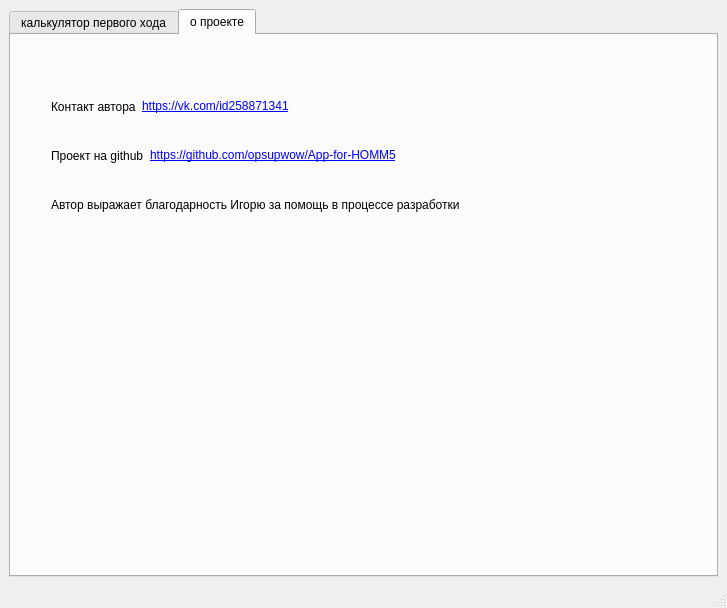
<?xml version="1.0" encoding="UTF-8"?>
<ui version="4.0">
 <class>MainWindow</class>
 <widget class="QMainWindow" name="MainWindow">
  <property name="geometry">
   <rect>
    <x>0</x>
    <y>0</y>
    <width>727</width>
    <height>608</height>
   </rect>
  </property>
  <property name="windowTitle">
   <string>Отличное геройское приложение</string>
  </property>
  <widget class="QWidget" name="centralwidget">
   <layout class="QGridLayout" name="gridLayout_2">
    <item row="0" column="1">
     <widget class="QTabWidget" name="tabWidget">
      <property name="currentIndex">
       <number>1</number>
      </property>
      <widget class="QWidget" name="tab">
       <attribute name="title">
        <string>калькулятор первого хода</string>
       </attribute>
       <layout class="QGridLayout" name="gridLayout_3">
        <item row="0" column="0">
         <layout class="QGridLayout" name="gridLayout">
          <item row="1" column="0">
           <layout class="QVBoxLayout" name="verticalLayout_11">
            <property name="leftMargin">
             <number>0</number>
            </property>
            <item>
             <layout class="QHBoxLayout" name="horizontalLayout_5">
              <item>
               <widget class="QLabel" name="label_13">
                <property name="text">
                 <string>Артефакты</string>
                </property>
               </widget>
              </item>
             </layout>
            </item>
            <item>
             <layout class="QHBoxLayout" name="horizontalLayout"/>
            </item>
            <item>
             <layout class="QHBoxLayout" name="horizontalLayout_2"/>
            </item>
            <item>
             <layout class="QHBoxLayout" name="horizontalLayout_3"/>
            </item>
           </layout>
          </item>
          <item row="0" column="1" rowspan="4">
           <layout class="QVBoxLayout" name="verticalLayout_14">
            <item>
             <layout class="QHBoxLayout" name="horizontalLayout_4">
              <item>
               <layout class="QVBoxLayout" name="verticalLayout_12">
                <item>
                 <widget class="QLabel" name="label_11">
                  <property name="text">
                   <string>Свои войска</string>
                  </property>
                 </widget>
                </item>
                <item>
                 <widget class="QComboBox" name="comboBox_my_1">
                  <property name="editable">
                   <bool>true</bool>
                  </property>
                  <item>
                   <property name="text">
                    <string/>
                   </property>
                  </item>
                 </widget>
                </item>
                <item>
                 <widget class="QComboBox" name="comboBox_my_2">
                  <property name="editable">
                   <bool>true</bool>
                  </property>
                  <item>
                   <property name="text">
                    <string/>
                   </property>
                  </item>
                 </widget>
                </item>
                <item>
                 <widget class="QComboBox" name="comboBox_my_3">
                  <property name="editable">
                   <bool>true</bool>
                  </property>
                  <item>
                   <property name="text">
                    <string/>
                   </property>
                  </item>
                 </widget>
                </item>
                <item>
                 <widget class="QComboBox" name="comboBox_my_4">
                  <property name="editable">
                   <bool>true</bool>
                  </property>
                  <item>
                   <property name="text">
                    <string/>
                   </property>
                  </item>
                 </widget>
                </item>
                <item>
                 <widget class="QComboBox" name="comboBox_my_5">
                  <property name="editable">
                   <bool>true</bool>
                  </property>
                  <item>
                   <property name="text">
                    <string/>
                   </property>
                  </item>
                 </widget>
                </item>
                <item>
                 <widget class="QComboBox" name="comboBox_my_6">
                  <property name="editable">
                   <bool>true</bool>
                  </property>
                  <item>
                   <property name="text">
                    <string/>
                   </property>
                  </item>
                 </widget>
                </item>
                <item>
                 <widget class="QComboBox" name="comboBox_my_7">
                  <property name="editable">
                   <bool>true</bool>
                  </property>
                  <item>
                   <property name="text">
                    <string/>
                   </property>
                  </item>
                 </widget>
                </item>
               </layout>
              </item>
              <item>
               <layout class="QVBoxLayout" name="verticalLayout_13">
                <item>
                 <widget class="QLabel" name="label_12">
                  <property name="text">
                   <string>Нейтралы</string>
                  </property>
                 </widget>
                </item>
                <item>
                 <widget class="QComboBox" name="comboBox_his_1">
                  <property name="editable">
                   <bool>true</bool>
                  </property>
                  <item>
                   <property name="text">
                    <string/>
                   </property>
                  </item>
                 </widget>
                </item>
                <item>
                 <widget class="QComboBox" name="comboBox_his_2">
                  <property name="editable">
                   <bool>true</bool>
                  </property>
                  <item>
                   <property name="text">
                    <string/>
                   </property>
                  </item>
                 </widget>
                </item>
                <item>
                 <widget class="QComboBox" name="comboBox_his_3">
                  <property name="editable">
                   <bool>true</bool>
                  </property>
                  <item>
                   <property name="text">
                    <string/>
                   </property>
                  </item>
                 </widget>
                </item>
                <item>
                 <widget class="QComboBox" name="comboBox_his_4">
                  <property name="editable">
                   <bool>true</bool>
                  </property>
                  <item>
                   <property name="text">
                    <string/>
                   </property>
                  </item>
                 </widget>
                </item>
                <item>
                 <widget class="QComboBox" name="comboBox_his_5">
                  <property name="editable">
                   <bool>true</bool>
                  </property>
                  <item>
                   <property name="text">
                    <string/>
                   </property>
                  </item>
                 </widget>
                </item>
                <item>
                 <widget class="QComboBox" name="comboBox_his_6">
                  <property name="editable">
                   <bool>true</bool>
                  </property>
                  <item>
                   <property name="text">
                    <string/>
                   </property>
                  </item>
                 </widget>
                </item>
                <item>
                 <widget class="QComboBox" name="comboBox_his_7">
                  <property name="editable">
                   <bool>true</bool>
                  </property>
                  <item>
                   <property name="text">
                    <string/>
                   </property>
                  </item>
                 </widget>
                </item>
               </layout>
              </item>
             </layout>
            </item>
            <item>
             <widget class="QTableWidget" name="tableWidget"/>
            </item>
            <item>
             <widget class="QPushButton" name="pushButton_count">
              <property name="minimumSize">
               <size>
                <width>0</width>
                <height>51</height>
               </size>
              </property>
              <property name="text">
               <string>Рассчитать вероятности первого хода</string>
              </property>
             </widget>
            </item>
           </layout>
          </item>
          <item row="2" column="0">
           <layout class="QVBoxLayout" name="verticalLayout">
            <item>
             <layout class="QVBoxLayout" name="verticalLayout_9">
              <item>
               <layout class="QVBoxLayout" name="verticalLayout_7">
                <item>
                 <widget class="QLabel" name="label_7">
                  <property name="text">
                   <string>карман</string>
                  </property>
                 </widget>
                </item>
                <item>
                 <widget class="QComboBox" name="comboBox_pocket">
                  <item>
                   <property name="text">
                    <string/>
                   </property>
                  </item>
                 </widget>
                </item>
               </layout>
              </item>
              <item>
               <widget class="QLabel" name="label_9">
                <property name="text">
                 <string>сапоги</string>
                </property>
               </widget>
              </item>
              <item>
               <widget class="QComboBox" name="comboBox_shoes">
                <item>
                 <property name="text">
                  <string/>
                 </property>
                </item>
               </widget>
              </item>
             </layout>
            </item>
            <item>
             <layout class="QVBoxLayout" name="verticalLayout_3">
              <item>
               <layout class="QVBoxLayout" name="verticalLayout_8">
                <item>
                 <widget class="QLabel" name="label_8">
                  <property name="text">
                   <string>оружие</string>
                  </property>
                 </widget>
                </item>
                <item>
                 <widget class="QComboBox" name="comboBox_weapon">
                  <item>
                   <property name="text">
                    <string/>
                   </property>
                  </item>
                 </widget>
                </item>
               </layout>
              </item>
              <item>
               <layout class="QVBoxLayout" name="verticalLayout_4">
                <item>
                 <widget class="QLabel" name="label_4">
                  <property name="text">
                   <string>кольцо</string>
                  </property>
                 </widget>
                </item>
                <item>
                 <widget class="QComboBox" name="comboBox_ring_1">
                  <item>
                   <property name="text">
                    <string/>
                   </property>
                  </item>
                 </widget>
                </item>
               </layout>
              </item>
              <item>
               <widget class="QLabel" name="label_3">
                <property name="text">
                 <string>ожерелье</string>
                </property>
               </widget>
              </item>
              <item>
               <widget class="QComboBox" name="comboBox_neck">
                <item>
                 <property name="text">
                  <string/>
                 </property>
                </item>
               </widget>
              </item>
              <item>
               <layout class="QVBoxLayout" name="verticalLayout_2">
                <item>
                 <widget class="QLabel" name="label_2">
                  <property name="text">
                   <string>шлем</string>
                  </property>
                 </widget>
                </item>
                <item>
                 <widget class="QComboBox" name="comboBox_helmet">
                  <item>
                   <property name="text">
                    <string/>
                   </property>
                  </item>
                 </widget>
                </item>
               </layout>
              </item>
             </layout>
            </item>
            <item>
             <widget class="QLabel" name="label">
              <property name="text">
               <string>кольцо</string>
              </property>
             </widget>
            </item>
            <item>
             <widget class="QComboBox" name="comboBox_ring_2">
              <item>
               <property name="text">
                <string/>
               </property>
              </item>
             </widget>
            </item>
            <item>
             <layout class="QVBoxLayout" name="verticalLayout_5">
              <item>
               <widget class="QLabel" name="label_5">
                <property name="text">
                 <string>нагрудник</string>
                </property>
               </widget>
              </item>
              <item>
               <widget class="QComboBox" name="comboBox_chest">
                <item>
                 <property name="text">
                  <string/>
                 </property>
                </item>
               </widget>
              </item>
             </layout>
            </item>
            <item>
             <layout class="QVBoxLayout" name="verticalLayout_10">
              <item>
               <widget class="QLabel" name="label_10">
                <property name="text">
                 <string>плащ</string>
                </property>
               </widget>
              </item>
              <item>
               <widget class="QComboBox" name="comboBox_back">
                <item>
                 <property name="text">
                  <string/>
                 </property>
                </item>
               </widget>
              </item>
              <item>
               <layout class="QVBoxLayout" name="verticalLayout_6">
                <item>
                 <widget class="QLabel" name="label_6">
                  <property name="text">
                   <string>щит</string>
                  </property>
                 </widget>
                </item>
                <item>
                 <widget class="QComboBox" name="comboBox_shield">
                  <item>
                   <property name="text">
                    <string/>
                   </property>
                  </item>
                 </widget>
                </item>
               </layout>
              </item>
             </layout>
            </item>
           </layout>
          </item>
         </layout>
        </item>
       </layout>
      </widget>
      <widget class="QWidget" name="tab_2">
       <attribute name="title">
        <string>о проекте</string>
       </attribute>
       <widget class="QWidget" name="">
        <property name="geometry">
         <rect>
          <x>40</x>
          <y>50</y>
          <width>720</width>
          <height>141</height>
         </rect>
        </property>
        <layout class="QVBoxLayout" name="verticalLayout_15">
         <item>
          <layout class="QHBoxLayout" name="horizontalLayout_6">
           <item>
            <widget class="QLabel" name="label_14">
             <property name="text">
              <string>Контакт автора</string>
             </property>
            </widget>
           </item>
           <item>
            <widget class="QLabel" name="label_15">
             <property name="text">
              <string>&lt;html&gt;&lt;head/&gt;&lt;body&gt;&lt;p&gt;&lt;a href=&quot;https://vk.com/id258871341&quot;&gt;&lt;span style=&quot; text-decoration: underline; color:#0000ff;&quot;&gt;https://vk.com/id258871341&lt;/span&gt;&lt;/a&gt;&lt;/p&gt;&lt;/body&gt;&lt;/html&gt;</string>
             </property>
             <property name="openExternalLinks">
              <bool>true</bool>
             </property>
            </widget>
           </item>
           <item>
            <spacer name="horizontalSpacer">
             <property name="orientation">
              <enum>Qt::Horizontal</enum>
             </property>
             <property name="sizeHint" stdset="0">
              <size>
               <width>40</width>
               <height>20</height>
              </size>
             </property>
            </spacer>
           </item>
          </layout>
         </item>
         <item>
          <layout class="QHBoxLayout" name="horizontalLayout_7">
           <item>
            <widget class="QLabel" name="label_16">
             <property name="text">
              <string>Проект на github</string>
             </property>
            </widget>
           </item>
           <item>
            <widget class="QLabel" name="label_17">
             <property name="text">
              <string>&lt;html&gt;&lt;head/&gt;&lt;body&gt;&lt;p&gt;&lt;a href=&quot;https://github.com/opsupwow/App-for-HOMM5&quot;&gt;&lt;span style=&quot; text-decoration: underline; color:#0000ff;&quot;&gt;https://github.com/opsupwow/App-for-HOMM5&lt;/span&gt;&lt;/a&gt;&lt;/p&gt;&lt;/body&gt;&lt;/html&gt;</string>
             </property>
             <property name="openExternalLinks">
              <bool>true</bool>
             </property>
            </widget>
           </item>
           <item>
            <spacer name="horizontalSpacer_2">
             <property name="orientation">
              <enum>Qt::Horizontal</enum>
             </property>
             <property name="sizeHint" stdset="0">
              <size>
               <width>40</width>
               <height>20</height>
              </size>
             </property>
            </spacer>
           </item>
          </layout>
         </item>
         <item>
          <layout class="QHBoxLayout" name="horizontalLayout_8">
           <item>
            <widget class="QLabel" name="label_18">
             <property name="text">
              <string>Автор выражает благодарность Игорю за помощь в процессе разработки</string>
             </property>
            </widget>
           </item>
           <item>
            <spacer name="horizontalSpacer_3">
             <property name="orientation">
              <enum>Qt::Horizontal</enum>
             </property>
             <property name="sizeHint" stdset="0">
              <size>
               <width>40</width>
               <height>20</height>
              </size>
             </property>
            </spacer>
           </item>
          </layout>
         </item>
        </layout>
       </widget>
      </widget>
     </widget>
    </item>
   </layout>
  </widget>
  <widget class="QStatusBar" name="statusbar"/>
 </widget>
 <resources/>
 <connections/>
</ui>
